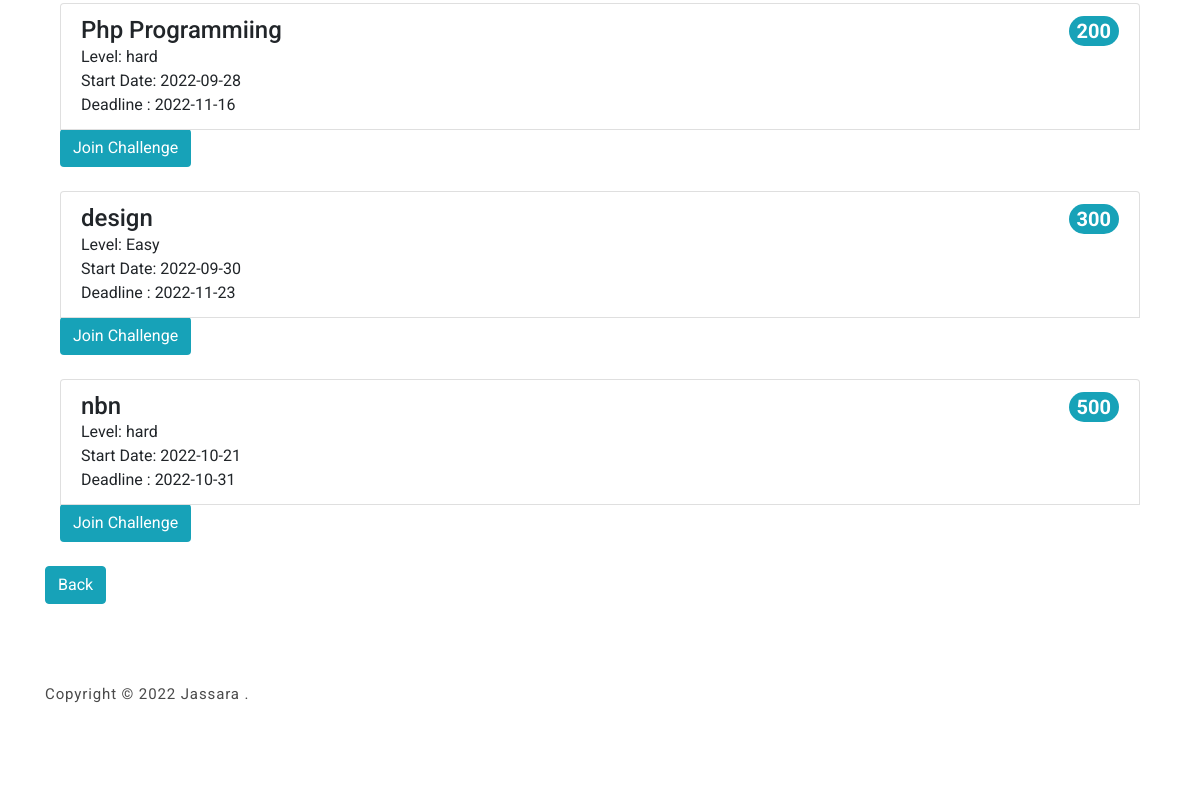
The page /challenges.php (lower part) on the database as committed earlier.
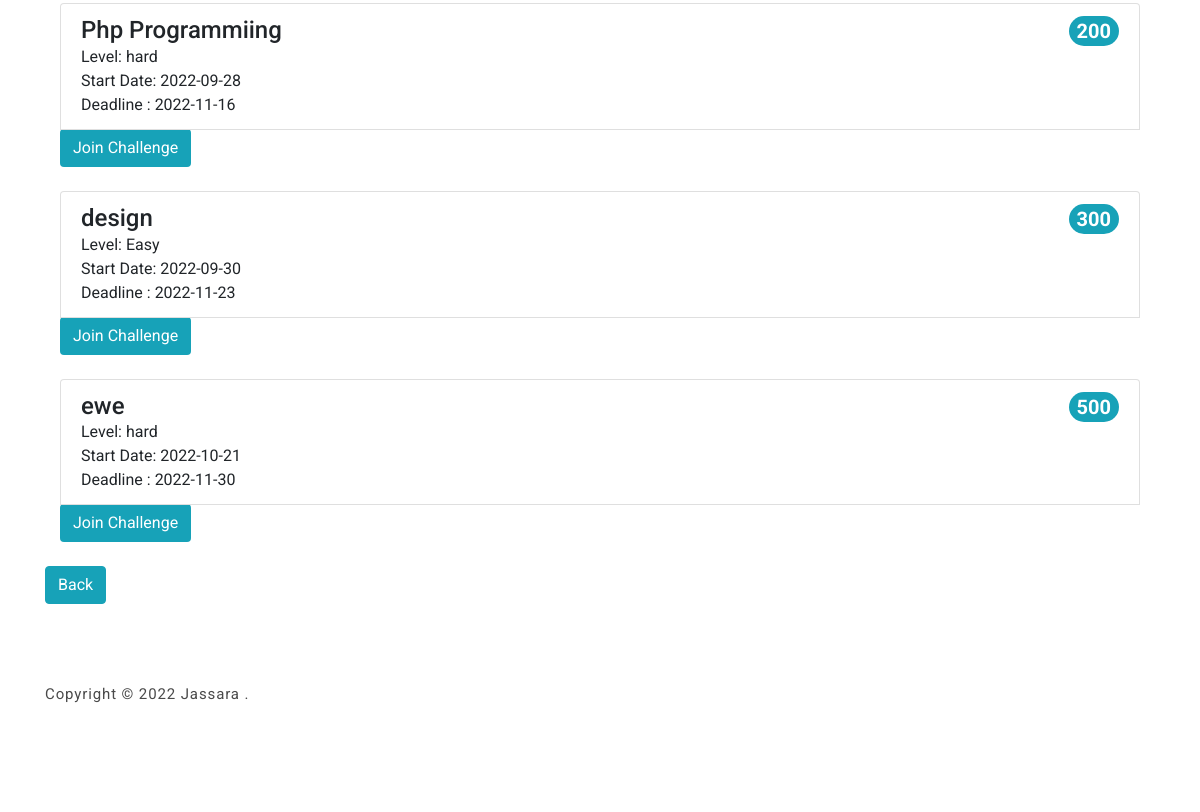
The same page on the database as committed later.
### tables this page shows
CREATE TABLE `challenge` (
  `challenge_num` int(10) NOT NULL,
  `challenge_name` text NOT NULL,
  `challenge_level` varchar(10) NOT NULL,
  `challenge_date` date NOT NULL,
  `Deadline` date NOT NULL,
  `Points` int(11) NOT NULL
);

### challenges.php (the view, shortened to what this page needs)
<?php session_start();
include 'tamplate.php';
?>
<body>
    <div class="container">
        <section style="float: center;">
            <?php
            $con = connection();
            $sql = "SELECT * FROM challenge";
            $result = mysqli_query($con, $sql);
            $count = mysqli_num_rows($result);
            if ($count == 0) {
                echo
                '<div class="alert alert-danger" role="alert">
                        No Challenges
                    </div>
                    ';
            } else {
                while ($row = mysqli_fetch_array($result, MYSQLI_ASSOC)) {
                    echo '
                        <div class="container col">
                        <ol class="list-group list-group-numbered">
                        <li class="list-group-item d-flex justify-content-between align-items-start">
                          <div class="ms-2 me-auto">
                            <div class="fw-bold"><h4>' . $row['challenge_name'] . '</h4></div>
                            Level: ' . $row['challenge_level'] . '
                            <br>
                            Start Date: ' . $row['challenge_date'] . '
                            <br>
                            Deadline : ' . $row['Deadline'] . '
                          </div>
                          <span class="badge bg-info rounded-pill" style="color:white;font-size:20px">
                          ' . $row['challenge_num'] . '
                          </span>
                        </li>
                        <form action="" Method ="POST">
                        <button type="submit" class="btn bg-info" style="color:white;" name="joinButton" value="' . $row['challenge_num'] . '">Join Challenge</button>
                        </form>
                        <br>
                      </ol>
                      </div>
                   ';
                }
            }
            ?>
            <a style="color: White;" href="studentPage.php"><button class="btn btn-info mb-2">Back</button></a>
        </section>
    </div>

Rows that differ between the two databases and show on the page:
changed challenge id 500: challenge_name "nbn" → "ewe"; Deadline "2022-10-31" → "2022-11-30"
